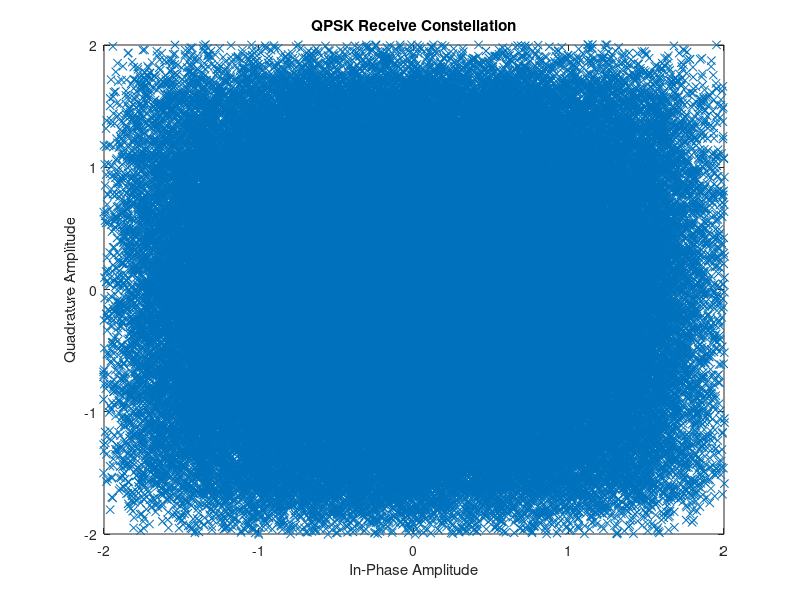

This figure's MATLAB source:
clear;
clc;

N = 100000;
noise_pwr = -15;
rmax = 4;

r = randi([0 rmax-1],1,N);
angle = r*((2*pi)/(rmax));
angle_noise = angle + wgn(1,N,noise_pwr);

amp_noise = wgn(1,N,noise_pwr);
amp_noise = amp_noise + 1;

baseband_samples = amp_noise .* exp(1j*angle_noise)*exp(1j*pi/4);

% Transmitted Samples
plot(baseband_samples, 'x')

%channel = [1];
channel = [1 0.17 0.13 0.6 0.4 0.1];

y = conv(baseband_samples, channel, 'same');

plot(y, 'x')
axis([-2 2 -2 2 ]);

title('QPSK Receive Constellation')
xlabel('In-Phase Amplitude')
ylabel('Quadrature Amplitude')

